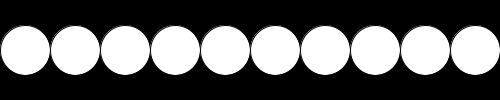
Frame 1 (no input)
Frame 60 (the mouse pressed at the canvas centre just before this capture): identical to frame 1, image omitted
Frame 120 (the mouse held since frame 60 and released just before this capture): identical to frame 1, image omitted

The Processing sketch that drew this single still picture (run headless with seeded random() and noise(); from frame 60 on, the mouse is pressed at the canvas centre):

// Processing sketch: day_06_02_forLoop
// ── day_06_02_forLoop.pde
//----------------------------------------------------
// DT Bootcamp 2014, Parsons the New School for Design. 
// Day 6 - introducing the for() loop
// http://processing.org/reference/for.html
// written by Dylan Shad
//----------------------------------------------------

void setup() {
  size(500, 100);
}

void draw() {
background(0);

// the for loop combines a test with two other methods
// this is why the parameters of for() are separated with
// semicolons, and not commas.

// method 1: declaration and initialization of a test variable
// test: test that test variable!
// method 2: update the test variable.

// note: "i" is only a conventional name for the variable.
// it can be anything that makes sense.
// "i" stands for "iterator"
  for(int i = 0; i < 10; i++) {
    // every run of the loop, a circle is drawn
    // starting with an x of 25
    // and a displacement of 50 for every time the loop has run
    ellipse(25+(i*50), height/2, 50, 50);
    // it is important to note that the update happens only
    // as the LAST thing in the loop, before it starts over again.
  }
}
